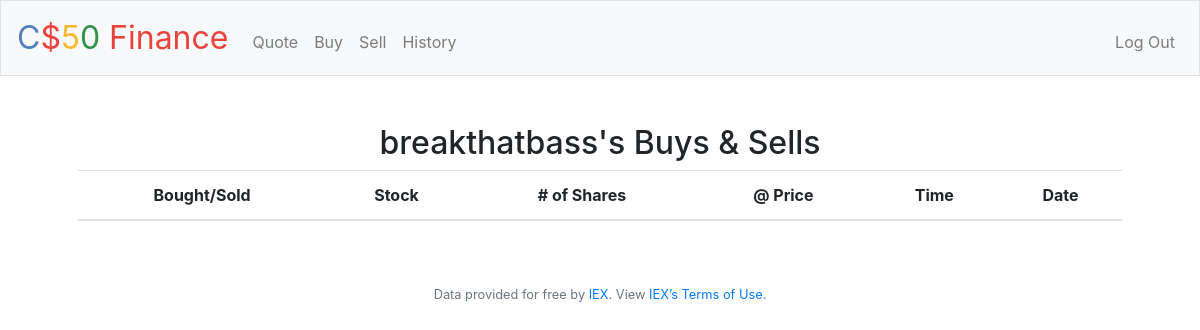
Page /history (signed in) on the earlier database version.
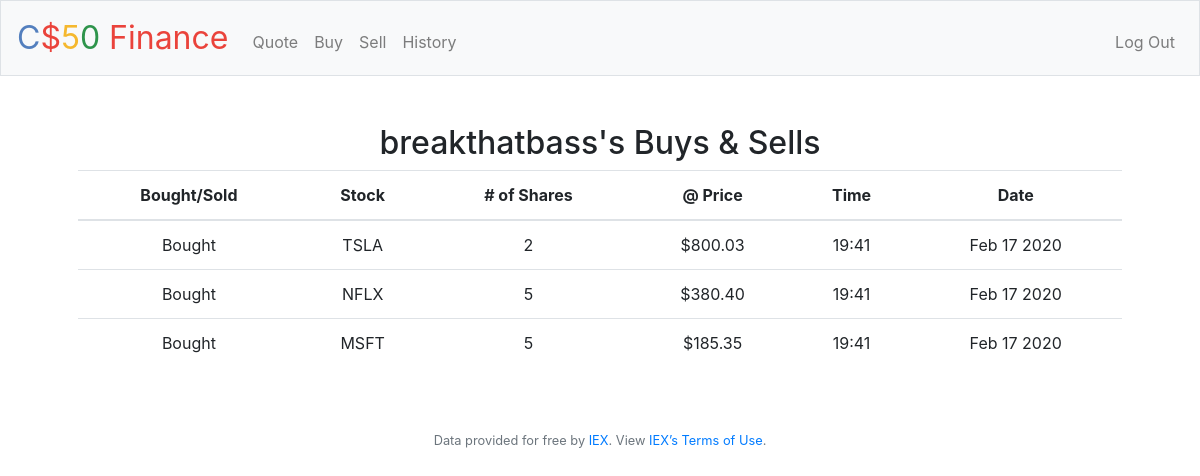
Same page on the later database version.
### tables this page shows
CREATE TABLE hist ('user_id' integer, 'action' varchar(10), 'symbol' varchar(10), 'shares' integer, 'price' integer, 'time' varchar(255), 'date' varchar(255));

### application.py (the view)
@app.route("/history")
@login_required
def history():
    hist = db.execute("SELECT * FROM hist WHERE user_id = :user_id", user_id=session["user_id"])
    username = db.execute("SELECT username FROM users WHERE id = :user_id", user_id=session["user_id"])
    length = len(hist)
    user = username[0]['username']
    return render_template("history.html", length=length, hist=hist, user=user)

### application.py (called while the page is built)
@app.after_request
def after_request(response):
    response.headers["Cache-Control"] = "no-cache, no-store, must-revalidate"
    response.headers["Expires"] = 0
    response.headers["Pragma"] = "no-cache"
    return response

### helpers.py (called while the page is built)
def login_required(f):
    @wraps(f)
    def decorated_function(*args, **kwargs):
        if session.get("user_id") is None:
            return redirect("/login")
        return f(*args, **kwargs)
    return decorated_function

def usd(value):
    return f"${value:,.2f}"

### templates/history.html (shortened to what this page needs)
{% extends "layout.html" %}
{% block main %}
<h2>{{ user }}'s Buys & Sells</h2>
<table class="table">
    <thead>
        <tr>
            <th scope="col">Bought/Sold</th>
            <th scope="col">Stock</th>
            <th scope="col"># of Shares</th>
            <th scope="col">@ Price</th>
            <th scope="col">Time</th>
            <th scope="col">Date</th>
        </tr>
    </thead>
    <tbody>
    {% for i in range(0,length) %}
        <tr>
            <td>{{ hist[i].action }}</td>
            <td>{{ hist[i].symbol.upper() }}</td>
            <td>{{ hist[i].shares }}</td>
            <td>{{ hist[i].price | usd }}</td>
            <td>{{ hist[i].time }}</td>
            <td>{{ hist[i].date }}</td>
        </tr>
    {% endfor %}
    </tbody>
</table>
{% endblock %}

Differences in the rows shown:
added hist: action "Bought", symbol "TSLA", shares "2", price "$800.03", time "19:41", date "Feb 17 2020"
added hist: action "Bought", symbol "NFLX", shares "5", price "$380.40", time "19:41", date "Feb 17 2020"
added hist: action "Bought", symbol "MSFT", shares "5", price "$185.35", time "19:41", date "Feb 17 2020"
